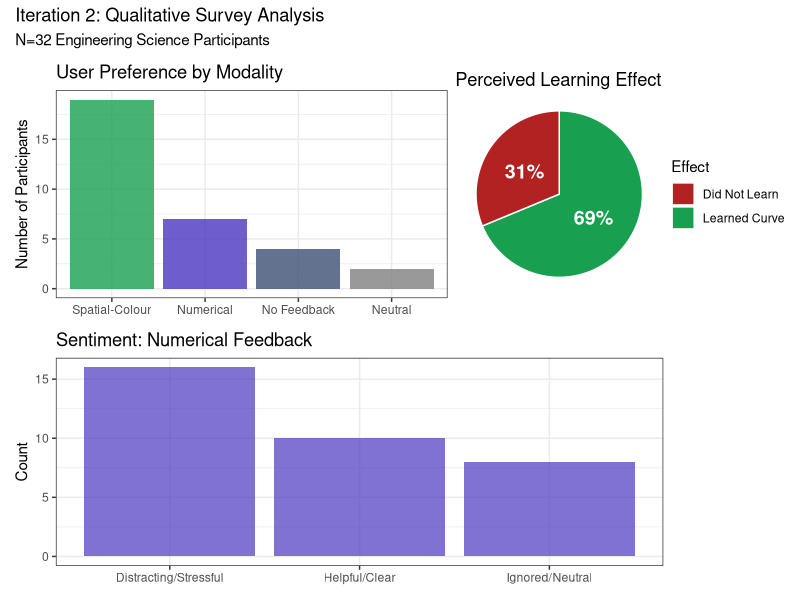
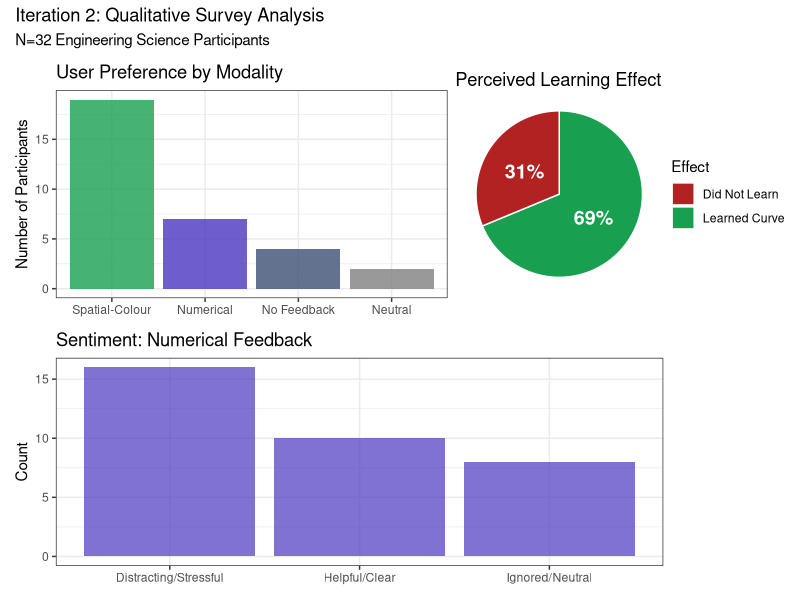

Write R code to recreate these figures, in order.
# =============================================================================
# Post-experiment survey — qualitative summary charts (standalone)
# -----------------------------------------------------------------------------
# Aggregated counts hard-coded below (not read from CSV). Builds three ggplot
# panels (preference bar, learning pie, numerical sentiment bar) and saves:
#   qualitative_survey_results.png  (wd = code/ when run from project root)
# Run in RStudio or: Rscript post_survey_analysis.R
# =============================================================================

library(ggplot2)
library(patchwork)

# 1. Create Dataframes
pref_data <- data.frame(
  Modality = c("Spatial-Colour", "Numerical", "No Feedback", "Neutral"),
  Count = c(19, 7, 4, 2)
)

learn_data <- data.frame(
  Effect = c("Learned Curve", "Did Not Learn"),
  Count = c(22, 10)
)

sentiment_data <- data.frame(
  Sentiment = c("Distracting/Stressful", "Helpful/Clear", "Ignored/Neutral"),
  Count = c(16, 10, 8)
)

# 2. Theme Settings (Matching your report colors)
fill_colors <- c(
  "Spatial-Colour" = "#18a050", "Numerical" = "#4a36c0",
  "No Feedback" = "#3d4f73", "Neutral" = "#808080"
)

# 3. Bar Chart: Preference
p1 <- ggplot(pref_data, aes(x = reorder(Modality, -Count), y = Count, fill = Modality)) +
  geom_bar(stat = "identity", alpha = 0.8) +
  scale_fill_manual(values = fill_colors) +
  labs(title = "User Preference by Modality", x = NULL, y = "Number of Participants") +
  theme_bw() + theme(legend.position = "none")

# 4. Pie Chart: Learning Effect
p2 <- ggplot(learn_data, aes(x = "", y = Count, fill = Effect)) +
  geom_bar(stat = "identity", width = 1, color = "white") +
  coord_polar("y", start = 0) +
  geom_text(
    aes(label = paste0(round(Count / sum(Count) * 100), "%")),
    position = position_stack(vjust = 0.5),
    color = "white",
    fontface = "bold",
    size = 5
  ) +
  scale_fill_manual(values = c("Learned Curve" = "#18a050", "Did Not Learn" = "#b22222")) +
  labs(title = "Perceived Learning Effect") +
  theme_void()

# 5. Bar Chart: Numerical Sentiment
p3 <- ggplot(sentiment_data, aes(x = reorder(Sentiment, -Count), y = Count, fill = Sentiment)) +
  geom_bar(stat = "identity", fill = "#4a36c0", alpha = 0.7) +
  labs(title = "Sentiment: Numerical Feedback", x = NULL, y = "Count") +
  theme_bw()

# Combine using patchwork
qual_summary_plot <- (p1 + p2) / p3 +
  plot_annotation(
    title = "Iteration 2: Qualitative Survey Analysis",
    subtitle = "N=32 Engineering Science Participants"
  )

print(qual_summary_plot)
ggsave("qualitative_survey_results.png", qual_summary_plot, width = 8, height = 7)
